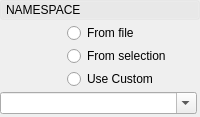
    <widget class="QFrame" name="namespaceToggleBox">
     <property name="styleSheet">
      <string notr="true"/>
     </property>
     <property name="frameShape">
      <enum>QFrame::NoFrame</enum>
     </property>
     <property name="frameShadow">
      <enum>QFrame::Raised</enum>
     </property>
     <layout class="QVBoxLayout" name="verticalLayout_12">
      <property name="spacing">
       <number>0</number>
      </property>
      <property name="margin">
       <number>0</number>
      </property>
      <item>
       <widget class="QFrame" name="namespaceToggleBoxHeading">
        <property name="styleSheet">
         <string notr="true"/>
        </property>
        <property name="frameShape">
         <enum>QFrame::NoFrame</enum>
        </property>
        <property name="frameShadow">
         <enum>QFrame::Raised</enum>
        </property>
        <layout class="QVBoxLayout" name="verticalLayout_13">
         <property name="spacing">
          <number>0</number>
         </property>
         <property name="margin">
          <number>0</number>
         </property>
         <item>
          <widget class="QPushButton" name="namespaceToggleBoxButton">
           <property name="minimumSize">
            <size>
             <width>0</width>
             <height>20</height>
            </size>
           </property>
           <property name="styleSheet">
            <string notr="true">
QPushButton {
	Text-align: left;
	padding-left: 5px;
}

QPushButton:Checked {
	background-color: rgb(255,255,255,25);
}

QPushButton:!Checked {
	background-color: rgb(255,255,255,10);
}</string>
           </property>
           <property name="text">
            <string>NAMESPACE</string>
           </property>
           <property name="checkable">
            <bool>true</bool>
           </property>
           <property name="checked">
            <bool>true</bool>
           </property>
           <property name="flat">
            <bool>true</bool>
           </property>
          </widget>
         </item>
        </layout>
       </widget>
      </item>
      <item>
       <widget class="QFrame" name="namespaceToggleBoxFrame">
        <property name="sizePolicy">
         <sizepolicy hsizetype="Preferred" vsizetype="Expanding">
          <horstretch>0</horstretch>
          <verstretch>0</verstretch>
         </sizepolicy>
        </property>
        <property name="styleSheet">
         <string notr="true"/>
        </property>
        <property name="frameShape">
         <enum>QFrame::NoFrame</enum>
        </property>
        <property name="frameShadow">
         <enum>QFrame::Raised</enum>
        </property>
        <layout class="QVBoxLayout" name="verticalLayout_14">
         <property name="spacing">
          <number>3</number>
         </property>
         <property name="leftMargin">
          <number>0</number>
         </property>
         <property name="topMargin">
          <number>3</number>
         </property>
         <property name="rightMargin">
          <number>3</number>
         </property>
         <property name="bottomMargin">
          <number>3</number>
         </property>
         <item>
          <layout class="QHBoxLayout" name="horizontalLayout_5">
           <property name="spacing">
            <number>2</number>
           </property>
           <property name="leftMargin">
            <number>0</number>
           </property>
           <property name="topMargin">
            <number>0</number>
           </property>
           <item>
            <widget class="QLabel" name="label_16">
             <property name="sizePolicy">
              <sizepolicy hsizetype="Preferred" vsizetype="Preferred">
               <horstretch>2</horstretch>
               <verstretch>0</verstretch>
              </sizepolicy>
             </property>
             <property name="minimumSize">
              <size>
               <width>40</width>
               <height>0</height>
              </size>
             </property>
             <property name="maximumSize">
              <size>
               <width>16777215</width>
               <height>16777215</height>
              </size>
             </property>
             <property name="layoutDirection">
              <enum>Qt::LeftToRight</enum>
             </property>
             <property name="text">
              <string/>
             </property>
             <property name="alignment">
              <set>Qt::AlignRight|Qt::AlignTrailing|Qt::AlignVCenter</set>
             </property>
            </widget>
           </item>
           <item>
            <widget class="QRadioButton" name="useFileNamespace">
             <property name="sizePolicy">
              <sizepolicy hsizetype="Expanding" vsizetype="Fixed">
               <horstretch>4</horstretch>
               <verstretch>0</verstretch>
              </sizepolicy>
             </property>
             <property name="minimumSize">
              <size>
               <width>100</width>
               <height>0</height>
              </size>
             </property>
             <property name="toolTip">
              <string/>
             </property>
             <property name="text">
              <string>From file</string>
             </property>
            </widget>
           </item>
          </layout>
         </item>
         <item>
          <layout class="QHBoxLayout" name="horizontalLayout_10">
           <property name="spacing">
            <number>2</number>
           </property>
           <property name="leftMargin">
            <number>0</number>
           </property>
           <property name="topMargin">
            <number>0</number>
           </property>
           <item>
            <widget class="QLabel" name="label_17">
             <property name="sizePolicy">
              <sizepolicy hsizetype="Preferred" vsizetype="Preferred">
               <horstretch>2</horstretch>
               <verstretch>0</verstretch>
              </sizepolicy>
             </property>
             <property name="minimumSize">
              <size>
               <width>40</width>
               <height>0</height>
              </size>
             </property>
             <property name="maximumSize">
              <size>
               <width>16777215</width>
               <height>16777215</height>
              </size>
             </property>
             <property name="layoutDirection">
              <enum>Qt::LeftToRight</enum>
             </property>
             <property name="text">
              <string/>
             </property>
             <property name="alignment">
              <set>Qt::AlignRight|Qt::AlignTrailing|Qt::AlignVCenter</set>
             </property>
            </widget>
           </item>
           <item>
            <widget class="QRadioButton" name="useSelectionNamespace">
             <property name="sizePolicy">
              <sizepolicy hsizetype="Expanding" vsizetype="Fixed">
               <horstretch>4</horstretch>
               <verstretch>0</verstretch>
              </sizepolicy>
             </property>
             <property name="minimumSize">
              <size>
               <width>100</width>
               <height>0</height>
              </size>
             </property>
             <property name="text">
              <string>From selection</string>
             </property>
            </widget>
           </item>
          </layout>
         </item>
         <item>
          <layout class="QHBoxLayout" name="horizontalLayout_12">
           <property name="spacing">
            <number>2</number>
           </property>
           <property name="leftMargin">
            <number>0</number>
           </property>
           <property name="topMargin">
            <number>0</number>
           </property>
           <item>
            <widget class="QLabel" name="label_19">
             <property name="sizePolicy">
              <sizepolicy hsizetype="Preferred" vsizetype="Preferred">
               <horstretch>2</horstretch>
               <verstretch>0</verstretch>
              </sizepolicy>
             </property>
             <property name="minimumSize">
              <size>
               <width>40</width>
               <height>0</height>
              </size>
             </property>
             <property name="maximumSize">
              <size>
               <width>16777215</width>
               <height>16777215</height>
              </size>
             </property>
             <property name="layoutDirection">
              <enum>Qt::LeftToRight</enum>
             </property>
             <property name="text">
              <string/>
             </property>
             <property name="alignment">
              <set>Qt::AlignRight|Qt::AlignTrailing|Qt::AlignVCenter</set>
             </property>
            </widget>
           </item>
           <item>
            <widget class="QRadioButton" name="useCustomNamespace">
             <property name="sizePolicy">
              <sizepolicy hsizetype="Expanding" vsizetype="Fixed">
               <horstretch>4</horstretch>
               <verstretch>0</verstretch>
              </sizepolicy>
             </property>
             <property name="minimumSize">
              <size>
               <width>100</width>
               <height>0</height>
              </size>
             </property>
             <property name="text">
              <string>Use Custom</string>
             </property>
            </widget>
           </item>
          </layout>
         </item>
         <item>
          <widget class="QComboBox" name="namespaceComboBox">
           <property name="sizePolicy">
            <sizepolicy hsizetype="Preferred" vsizetype="Preferred">
             <horstretch>0</horstretch>
             <verstretch>0</verstretch>
            </sizepolicy>
           </property>
           <property name="editable">
            <bool>true</bool>
           </property>
           <property name="frame">
            <bool>true</bool>
           </property>
          </widget>
         </item>
        </layout>
       </widget>
      </item>
     </layout>
    </widget>
